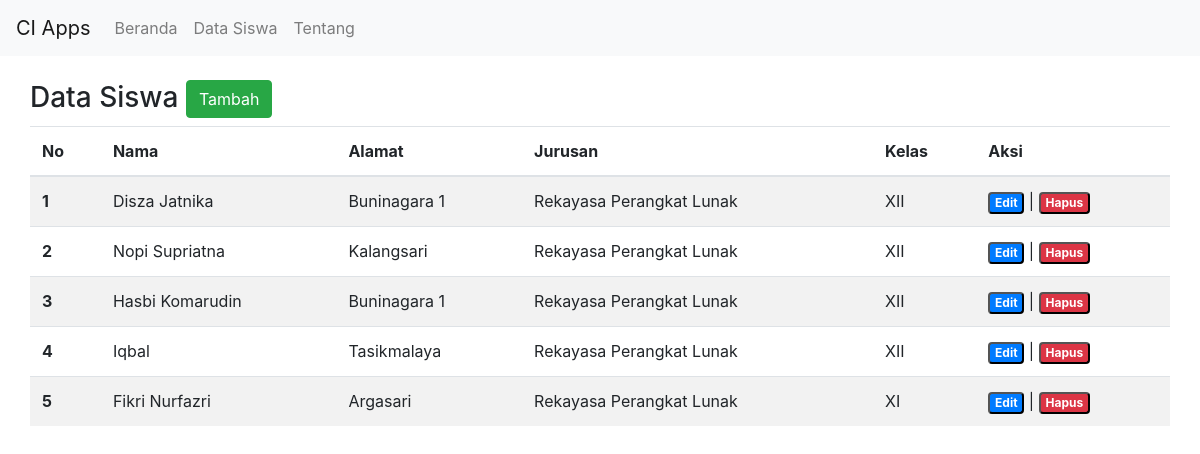
/index.php/datasiswa/data_siswa, run on the app's committed database.
### tables this page shows
CREATE TABLE IF NOT EXISTS `datasiswa` (
  `id` int(11) NOT NULL AUTO_INCREMENT,
  `nama` varchar(50) NOT NULL,
  `alamat` text NOT NULL,
  `jurusan` varchar(50) NOT NULL,
  `kelas` varchar(50) NOT NULL,
  PRIMARY KEY (`id`)
);

### application/controllers/Datasiswa.php (called while the page is built, shortened)
<?php
Class Datasiswa extends CI_Controller {
    public function __construct()
    {
        $this->load->model('Datasiswa_model');
        $this->load->library('form_validation');
    }
    public function data_siswa()
    {
        $data['judul'] = "Data Siswa";
        $data['siswa'] = $this->Datasiswa_model->data();
        $this->load->view('templates/header',$data);
        $this->load->view('datasiswa',$data);
        $this->load->view('templates/footer');
    }
}

### index.php (called while the page is built, shortened)
<?php
require_once BASEPATH.'core/CodeIgniter.php';

### application/models/Datasiswa_model.php (called while the page is built, shortened)
<?php
class Datasiswa_model extends CI_model
{
    public function data()
    {
       return  $query = $this->db->get('datasiswa')->result_array();
    }
}

### application/views/datasiswa.php (the view, shortened to what this page needs)
<div class="container">
    <br>
    <div class="row ">
        <h3>Data Siswa <a href="<?php base_url() ?>tambah-data-siswa "><button class="btn btn-success">Tambah </button></a></h3>
        <table class="table table-striped ">
        <thead>
            <tr>
                <th scope="col">No</th>
                <th scope="col">Nama</th>
                <th scope="col">Alamat</th>
                <th scope="col">Jurusan</th>
                <th scope="col">Kelas</th>
                <th scope="col">Aksi</th>
            </tr>
        </thead>
        <tbody>
            <?php
            $no =1;
            foreach($siswa as $swa):
                ?>
                <tr>
                    <th scope="row"><?php echo $no ?></th>
                    <td><?php echo $swa['nama'] ?></td>
                    <td><?php echo $swa['alamat'] ?></td>
                    <td><?php echo $swa['jurusan'] ?></td>
                    <td><?php echo $swa['kelas'] ?></td>
                    <td>
                        <a href="<?php base_url() ?>edit-data-siswa/<?php echo $swa['id']  ?>"><button class="badge badge-primary">Edit</button></a> |
                        <a href="<?php base_url() ?>hapus-data-siswa/<?php echo $swa['id']  ?>"><button class="badge badge-danger">Hapus</button></a>
                    </td>
                </tr>
            <?php
            $no++;
            endforeach; ?>
        </tbody>
        </table>
    </div>
</div>

### application/views/templates/header.php (shortened to what this page needs)
<!doctype html>
<html lang="en">
  <head>
    <link rel="stylesheet" href="<?php echo base_url('design/css/bootstrap.min.css')?>">
  </head>
  <body>
        <nav class="navbar navbar-expand-lg navbar-light bg-light">
          <a class="navbar-brand" href="<?php echo base_url() . 'beranda'; ?>">CI Apps</a>
          <div class="collapse navbar-collapse" id="navbarNavAltMarkup">
            <div class="navbar-nav">
            <a class="nav-item nav-link " href="<?php echo base_url() . 'beranda'; ?>">Beranda <span class="sr-only">(current)</span></a>
            <a class="nav-item nav-link" href="<?php echo base_url() . 'data-siswa'; ?>">Data Siswa</a>
            <a class="nav-item nav-link" href="<?php echo base_url() . 'tentang'; ?>">Tentang</a>
            </div>
          </div>
        </nav>

### application/views/templates/footer.php (shortened to what this page needs)
  </body>
</html>

### data on the page
datasiswa: nama "Disza Jatnika", alamat "Buninagara 1", jurusan "Rekayasa Perangkat Lunak", kelas "XII"
datasiswa: nama "Nopi Supriatna", alamat "Kalangsari", jurusan "Rekayasa Perangkat Lunak", kelas "XII"
datasiswa: nama "Hasbi Komarudin", alamat "Buninagara 1", jurusan "Rekayasa Perangkat Lunak", kelas "XII"
datasiswa: nama "Iqbal", alamat "Tasikmalaya", jurusan "Rekayasa Perangkat Lunak", kelas "XII"
datasiswa: nama "Fikri Nurfazri", alamat "Argasari", jurusan "Rekayasa Perangkat Lunak", kelas "XI"
